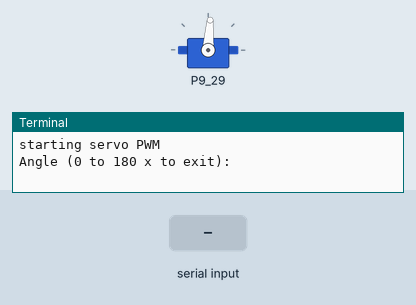
Bench run of a program on a simulated BeagleBone Black. Shown: servo, the last lines printed to the terminal. Inputs (shaded band) come from the test bench. Servo angles are drawn from the pulse width (0.5 ms = 0°, 2.5 ms = 180°).

Above: at 1.2 s.
1.3 s: "5" typed at the terminal
At 2.1 s:
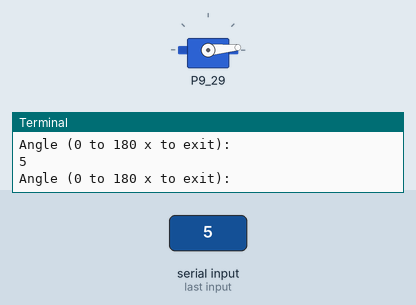
2.8 s: "200" typed at the terminal
At 3.3 s:
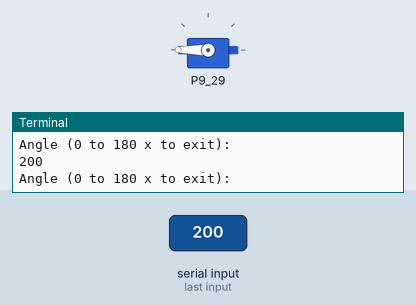
4.3 s: "90" typed at the terminal
At 5.6 s:
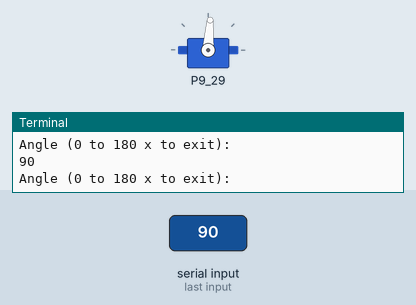
Timing chart, 0 to 7.3 s (numbered marks = the images above; inputs shaded):
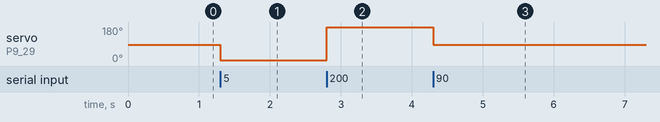

Measured:
- after the input at 1.3 s, servo on P9_29: 86° → 5° at once
- after the input at 2.8 s, servo on P9_29: 5° → 180° at once
- after the input at 4.3 s, servo on P9_29: 180° → 86° at once

The program:

BBB_BasicServo.py
```python
import Adafruit_BBIO.PWM as PWM

class Servo():

    def __init__(self, servo_pin):
        # Define duty cycle parameters for all servos
        self.duty_min = 3.
        self.duty_max = 14.5
        self.duty_span = self.duty_max - self.duty_min
        self.duty_mid = ((90.0 / 180) * self.duty_span + self.duty_min)

        self.servo_pin = servo_pin
        print 'starting servo PWM'
        PWM.start(self.servo_pin, self.duty_mid, 60.0)

    def set_servo_angle(self, angle):
        angle_f = float(angle)
        duty = ((angle_f / 180) * self.duty_span + self.duty_min)
        PWM.set_duty_cycle(self.servo_pin, duty)

    def close_servo(self):
        PWM.stop(self.servo_pin)
        PWM.cleanup()


if __name__ == "__main__":

    servo1 = Servo("P9_29")

    while True:
        angle = raw_input("Angle (0 to 180 x to exit):")
        if angle == 'x':
            servo1.close_servo()
            break

        servo1.set_servo_angle(angle)
```
